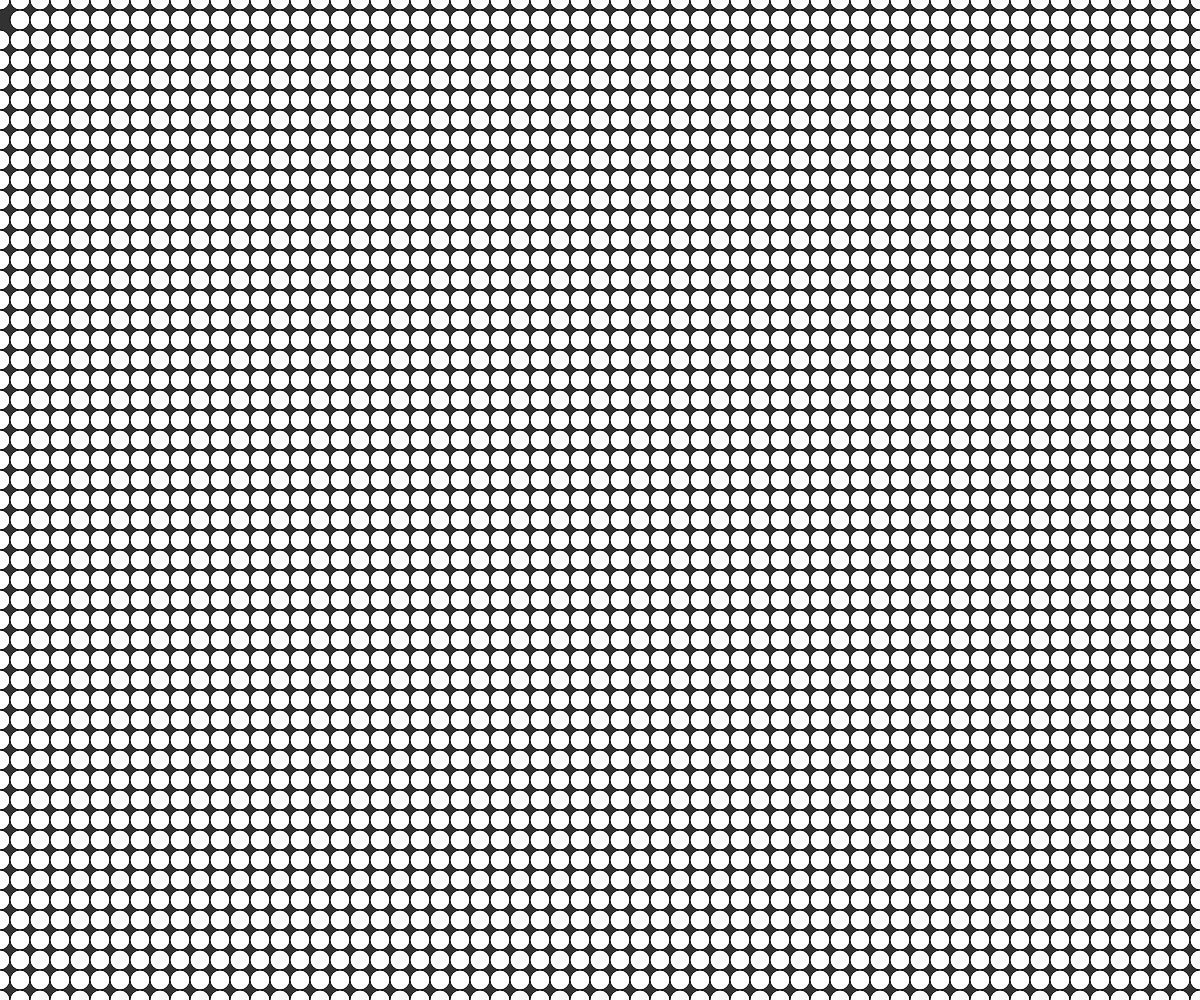
Frame 1 (no input)
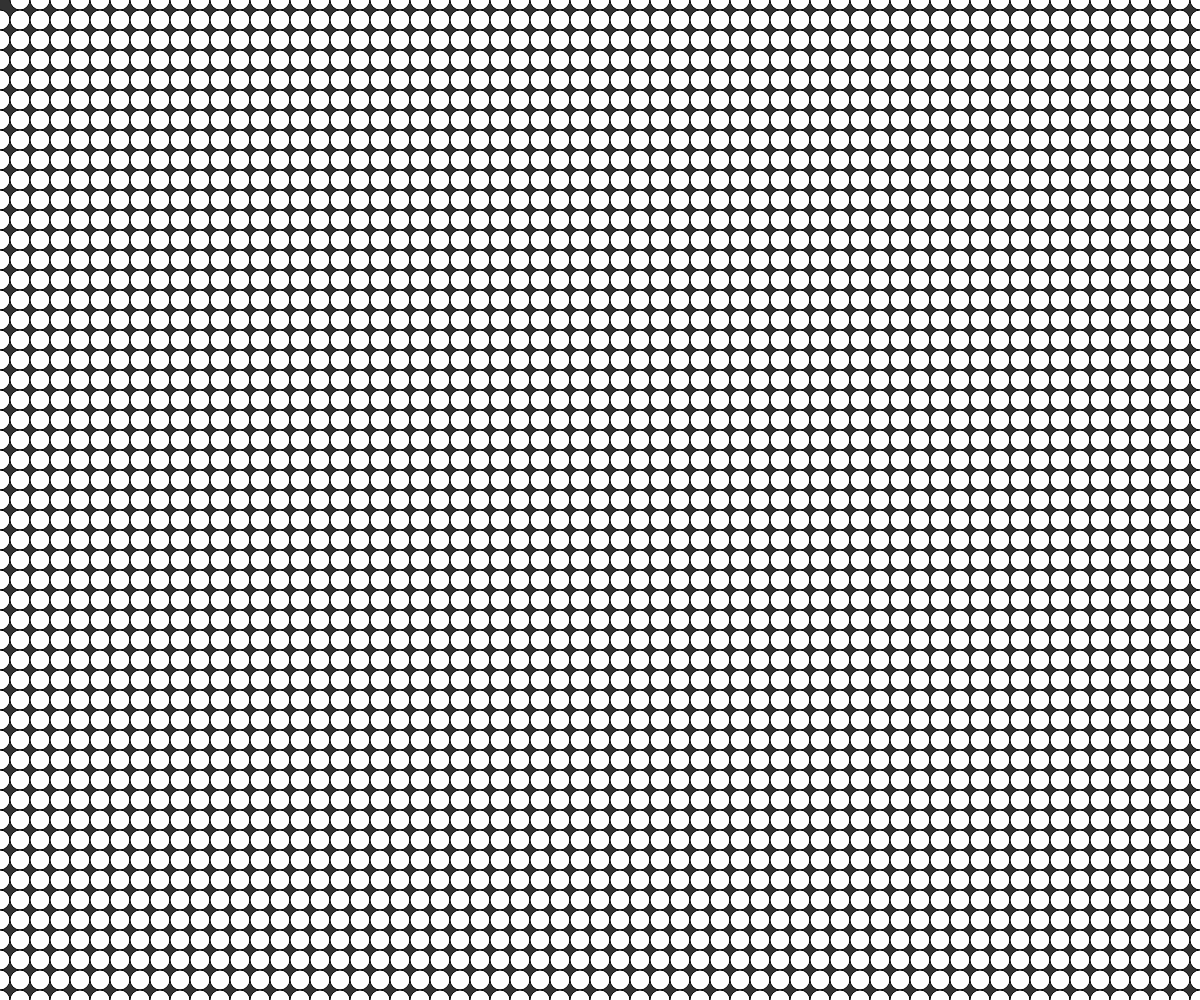
Frame 60 (no input)
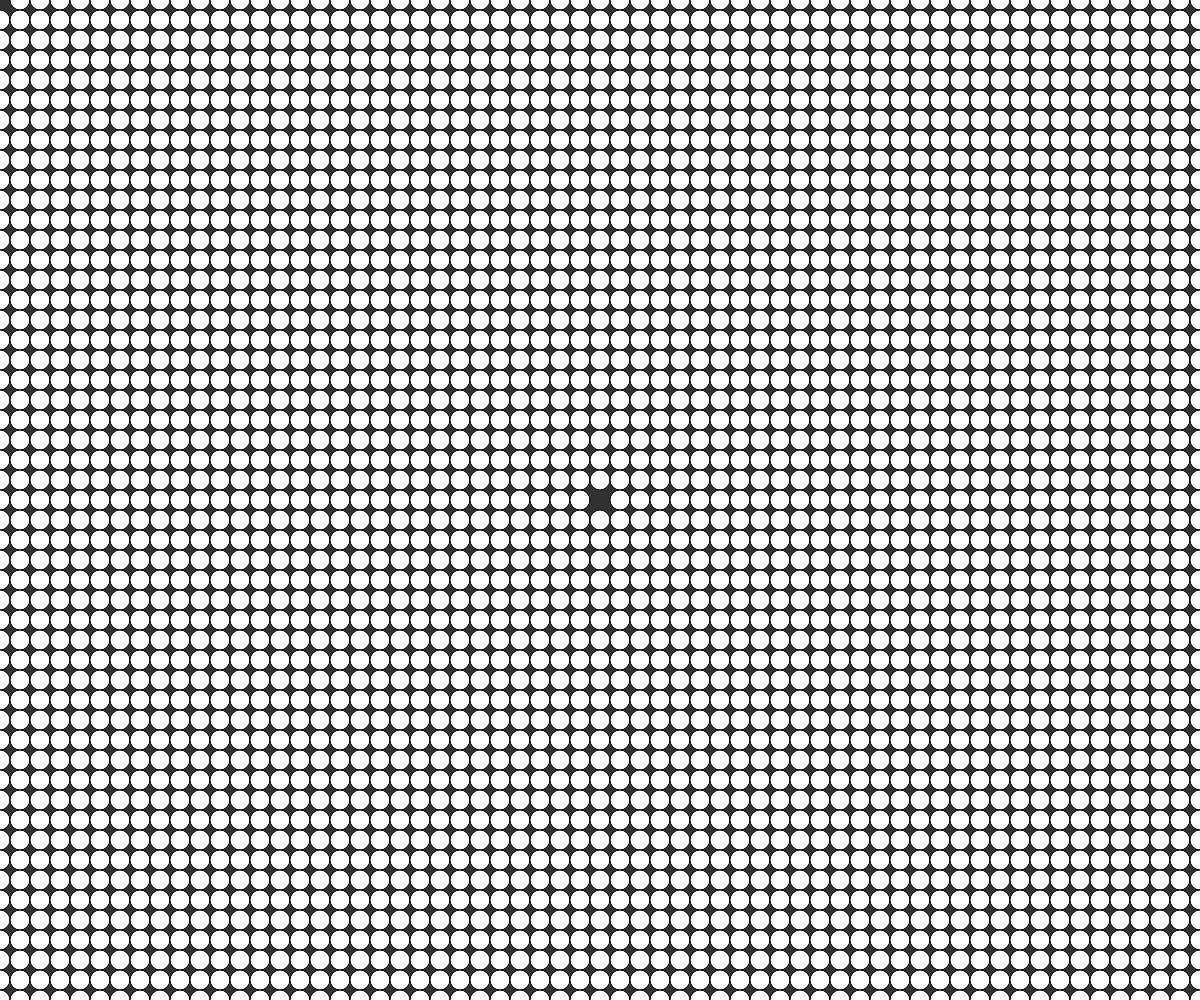
Frame 120 (the mouse pressed at the canvas centre since frame 60)

The p5.js sketch that drew these frames (run headless with seeded random() and noise() and a simulated clock; from frame 60 on, the mouse is pressed at the canvas centre):

// p5.js sketch
// ── sketch.js
// Nested Loops
// Mr. Scott
// March 6

let bubbleSize = 20;
let bubbles = [];

function setup() {
  createCanvas(windowWidth, windowHeight);
  populateArray();
}

function draw() {
  background(50);
  drawBubble();
}



function drawBubble(){
  //through through our array and display
  //a bubble at each pos. 
  //possible delete, if mouse is close
  //loop by index bc we want to be able to delete
  for(let i = 0; i< bubbles.length; i++){
    let b = bubbles[i];
    circle(b.x,b.y,bubbleSize);
    textAlign(CENTER,CENTER);
    let d = eDist(b.x,b.y,mouseX,mouseY);
   // text(d, b.x, b.y)
    //where in the array is b????
    //check if we are overtop of the current 
    //bubble, and then delete if so:
    if(d < bubbleSize/2){
      //to delete from array, use .splice()
      bubbles.splice(i, 1);
    } 
  }
}

function eDist(x1,y1,x2,y2){
  //calculate the straight-line distance
  let a = x1-x2;   let b = y1-y2;
  let c = sqrt(pow(a,2) + pow(b,2));
  return round(c);
  //return c.toFixed(1); //keep 1 dec. place
}
function populateArray(){
  //simple nested loop test to make
  //ordered pairs:
      
  for(let x = 0; x <= width; x+=bubbleSize){
    //x: 0, 30, 60, ... right edge
    for(let y = 0; y <= height; y+=bubbleSize){
    //  y:0, 30, 60, ... bottom edge
      let b = {x: x,   y: y};
      bubbles.push(b);
    }
  }
}
